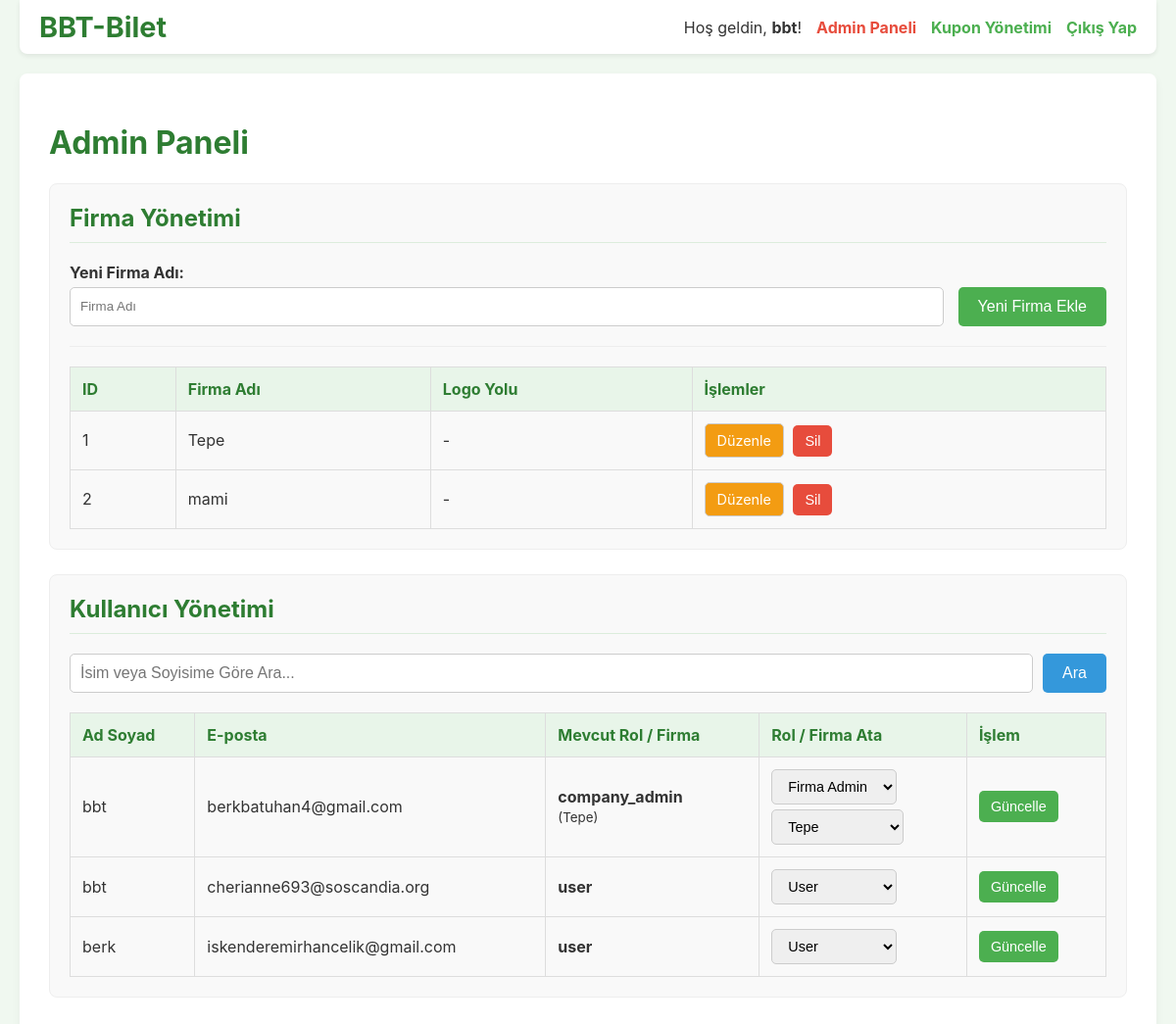
/admin_panel.php (signed in), run on the app's committed database.
### tables this page shows
CREATE TABLE Bus_Company (
    id INTEGER PRIMARY KEY AUTOINCREMENT,
    uuid TEXT DEFAULT (uuid()) NOT NULL UNIQUE,
    name TEXT NOT NULL UNIQUE,
    logo_path TEXT,
    created_at TEXT DEFAULT (strftime('%Y-%m-%d %H:%M:%S', 'now', 'localtime'))
);

CREATE TABLE Users (
    id INTEGER PRIMARY KEY AUTOINCREMENT,
    uuid TEXT NOT NULL UNIQUE,
    full_name TEXT NOT NULL,
    email TEXT NOT NULL UNIQUE,
    role TEXT NOT NULL CHECK(role IN ('user', 'company_admin', 'admin')) DEFAULT 'user',
    password TEXT NOT NULL,
    company_id INTEGER,
    balance REAL DEFAULT 800,
    created_at TEXT DEFAULT (strftime('%Y-%m-%d %H:%M:%S', 'now', 'localtime')),
    FOREIGN KEY(company_id) REFERENCES Bus_Company(id) ON DELETE SET NULL
);

### functions.php (called while the page is built, shortened)
<?php
function getAllUsers(PDO $pdo, int $current_admin_id, ?string $searchTerm = null): array
{
    $sql = "
        SELECT U.id, U.full_name, U.email, U.role, U.company_id, BC.name AS company_name
        FROM Users AS U LEFT JOIN Bus_Company AS BC ON U.company_id = BC.id
        WHERE U.id != :current_admin_id";
    $params = [':current_admin_id' => $current_admin_id];
    $sql .= " ORDER BY U.full_name ASC";
    $stmt = $pdo->prepare($sql);
    $stmt->execute($params);
    return $stmt->fetchAll();
}
function getAllCompanies(PDO $pdo): array
{
    $sql = "SELECT id, name FROM Bus_Company ORDER BY name ASC";
    $stmt = $pdo->query($sql);
    return $stmt->fetchAll();
}
?>

### admin_panel.php (the view, shortened to what this page needs)
<?php
require_once 'functions.php';
$search_term = trim($_GET['search'] ?? '');
$users = getAllUsers($pdo, $_SESSION['user_id'], $search_term);
$companies = getAllCompanies($pdo);
?>
<!DOCTYPE html>
<html lang="tr">
<head>
</head>
<body>
    <div class="top-nav">
        <a href="index.php" class="logo">BBT-Bilet</a>
        <div class="user-info">
            <span>Hoş geldin, <strong><?= htmlspecialchars($_SESSION['user_fullname'] ?? 'Misafir') ?></strong>!</span>
            <a href="admin_panel.php" style="color: #e74c3c; font-weight: bold;">Admin Paneli</a>
            <a href="coupon_management.php">Kupon Yönetimi</a>
            <a href="logout.php">Çıkış Yap</a>
        </div>
    </div>
    <div class="container">
        <h1>Admin Paneli</h1>
        <div class="management-section">
            <h2>Firma Yönetimi</h2>
            <form action="admin_panel.php" method="POST" class="company-form" style="margin-bottom: 20px; padding-bottom: 20px; border-bottom: 1px solid #eee;">
                <div class="form-group">
                    <label for="company_name">Yeni Firma Adı:</label>
                    <input type="text" id="company_name" name="company_name" required placeholder="Firma Adı">
                </div>
                <button type="submit" name="add_company">Yeni Firma Ekle</button>
            </form>
            <table class="data-table company-table">
                <thead>
                    <tr>
                        <th>ID</th>
                        <th>Firma Adı</th>
                        <th>Logo Yolu</th>
                        <th>İşlemler</th>
                    </tr>
                </thead>
                <tbody>
                    <?php foreach ($companies as $company): ?>
                        <tr>
                            <td><?= $company['id'] ?></td>
                            <td><?= htmlspecialchars($company['name']) ?></td>
                            <td><?= htmlspecialchars($company['logo_path'] ?? '-') ?></td>
                            <td class="action-buttons">
                                <a href="edit_company.php?company_id=<?= $company['id'] ?>" class="edit-button">Düzenle</a>
                                <form action="admin_panel.php" method="POST" onsubmit="return confirm('DİKKAT! Bu firmayı silmek, firmaya ait TÜM SEFERLERİ de kalıcı olarak silecektir! Emin misiniz?');">
                                    <button type="submit" name="delete_company" class="delete-button">Sil</button>
                                </form>
                            </td>
                        </tr>
                    <?php endforeach; ?>
                </tbody>
            </table>
        </div>
        <div class="management-section">
            <h2>Kullanıcı Yönetimi</h2>
            <form action="admin_panel.php" method="GET" class="search-user-form">
                <input type="search" name="search" placeholder="İsim veya Soyisime Göre Ara..." value="<?= htmlspecialchars($search_term) ?>">
                <button type="submit">Ara</button>
           </form>
            <table class="data-table user-table"> <thead> <tr> <th>Ad Soyad</th> <th>E-posta</th> <th>Mevcut Rol / Firma</th> <th>Rol / Firma Ata</th> <th>İşlem</th> </tr> </thead>
                <tbody>
                    <?php foreach ($users as $user): ?>
                        <tr>
                            <td><?= htmlspecialchars($user['full_name']) ?></td>
                            <td><?= htmlspecialchars($user['email']) ?></td>
                            <td> <strong class="current-role"><?= htmlspecialchars($user['role']) ?></strong> <?php if ($user['company_name']): ?> <br><small>(<?= htmlspecialchars($user['company_name']) ?>)</small> <?php endif; ?> </td>
                            <td>
                                <form action="admin_panel.php<?= !empty($search_term) ? '?search=' . urlencode($search_term) : '' ?>" method="POST" id="form-<?= $user['id'] ?>">
                                    <select name="role" onchange="toggleCompanySelect('form-<?= $user['id'] ?>')">
                                        <option value="user" <?= ($user['role'] == 'user') ? 'selected' : '' ?>>User</option>
                                        <option value="company_admin" <?= ($user['role'] == 'company_admin') ? 'selected' : '' ?>>Firma Admin</option>
                                    </select>
                                    <br>
                                    <select name="company_id" class="company-select" style="<?= ($user['role'] !== 'company_admin') ? 'display:none; margin-top:5px;' : 'margin-top:5px;' ?>">
                                        <?php foreach ($companies as $company): ?>
                                            <option value="<?= $company['id'] ?>" <?= ($user['company_id'] == $company['id']) ? 'selected' : '' ?>> <?= htmlspecialchars($company['name']) ?> </option>
                                        <?php endforeach; ?>
                                    </select>
                                </form>
                            </td>
                            <td> <button type="submit" name="update_user" form="form-<?= $user['id'] ?>">Güncelle</button> </td>
                        </tr>
                    <?php endforeach; ?>
                </tbody>
            </table>
        </div>
    </div>
</body>
</html>

### admin_panel.php (style rules this page uses)
body { font-family: -apple-system, BlinkMacSystemFont, "Segoe UI", Roboto, "Helvetica Neue", Arial, sans-serif; background-color: #f0f8f0; color: #333; margin: 0; padding: 20px; }
.top-nav { background-color: #fff; padding: 10px 20px; box-shadow: 0 2px 5px rgba(0,0,0,0.08); max-width: 1200px; margin: -20px auto 20px auto; border-radius: 0 0 8px 8px; display: flex; justify-content: space-between; align-items: center; }
.top-nav .logo { font-size: 1.8em; font-weight: bold; color: #2e7d32; text-decoration: none; }
.top-nav .user-info { display: flex; align-items: center; gap: 15px; }
.top-nav a { color: #4CAF50; text-decoration: none; font-weight: bold; }
.container { max-width: 1200px; margin: 0 auto; background-color: #fff; padding: 30px; border-radius: 8px; box-shadow: 0 4px 10px rgba(0,0,0,0.05); }
h1 { color: #2e7d32; text-align: left; }
.management-section { background-color: #f9f9f9; padding: 20px; border-radius: 8px; margin-bottom: 25px; border: 1px solid #eee; }
.management-section h2 { margin-top: 0; color: #2e7d32; border-bottom: 1px solid #dceddc; padding-bottom: 10px; }
.company-form { display: flex; flex-wrap: wrap; gap: 15px; align-items: flex-end; }
.company-form .form-group { flex: 1; min-width: 250px; }
.company-form label { display: block; margin-bottom: 5px; font-weight: bold; }
.company-form input { width: 100%; padding: 10px; border: 1px solid #ccc; border-radius: 5px; box-sizing: border-box; height: 40px; }
.company-form button { padding: 10px 20px; background-color: #4CAF50; color: white; border: none; border-radius: 5px; cursor: pointer; font-size: 1em; height: 40px; }
.search-user-form { display: flex; gap: 10px; margin-bottom: 20px; }
.search-user-form input[type="search"] { flex-grow: 1; padding: 10px; border: 1px solid #ccc; border-radius: 5px; font-size: 1em; }
.search-user-form button { padding: 10px 20px; background-color: #3498db; color: white; border: none; border-radius: 5px; cursor: pointer; font-size: 1em; }
.data-table { width: 100%; border-collapse: collapse; margin-top: 20px; }
.data-table th, .data-table td { border: 1px solid #ddd; padding: 12px; text-align: left; vertical-align: middle; }
.data-table th { background-color: #e8f5e9; color: #2e7d32; }
.data-table tr:nth-child(even) { background-color: #f9f9f9; }
.data-table select, .data-table button, .data-table a { padding: 8px 12px; border-radius: 5px; border: 1px solid #ccc; font-size: 0.9em; text-decoration: none; margin-right: 5px; display: inline-block; }
.data-table button, .data-table a.button { background-color: #4CAF50; color: white; cursor: pointer; border: none; }
.data-table a.edit-button { background-color: #f39c12; color: white; }
.data-table button.delete-button { background-color: #e74c3c; color: white; }
.data-table .current-role { font-weight: bold; }
.data-table .action-buttons form { display: inline; margin: 0; }

### data on the page
bus_company: id "1", name "Tepe", logo_path "-"
bus_company: id "2", name "mami", logo_path "-"
users: full_name "bbt", email "berkbatuhan4@gmail.com", role "company_admin", company.name "Tepe", role "Firma Admin", company_id "Tepe"
users: full_name "bbt", email "cherianne693@soscandia.org", role "user", role "User"
users: full_name "berk", email "iskenderemirhancelik@gmail.com", role "user", role "User"

### other printed values
$_SESSION['user_fullname'] "bbt"
